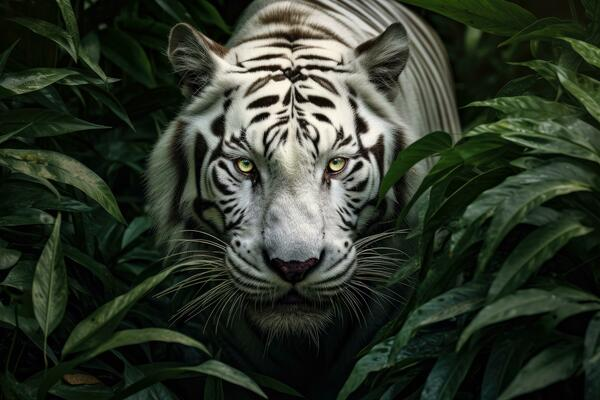
#> input picture animal.jpeg, 600 x 400 px
$ python Haris_CP.py
#> lines starting #> are read from the running program, lines starting #| are printed output that depends on the picture; after the words box and inside, x2 and y2 are one past the last pixel; in counts of white or black regions, pixels touching at a corner belong together
import cv2 as cv
import numpy as np
import matplotlib.pyplot as plt

# Load the image
img = cv.imread('animal.jpeg')
#> img is the input picture: shape (400, 600, 3); mean B, G, R 42.5, 55, 47
if img is None:
    raise ValueError("Image not found or unable to load")

# Convert to grayscale
gray_img = cv.cvtColor(img, cv.COLOR_BGR2GRAY)
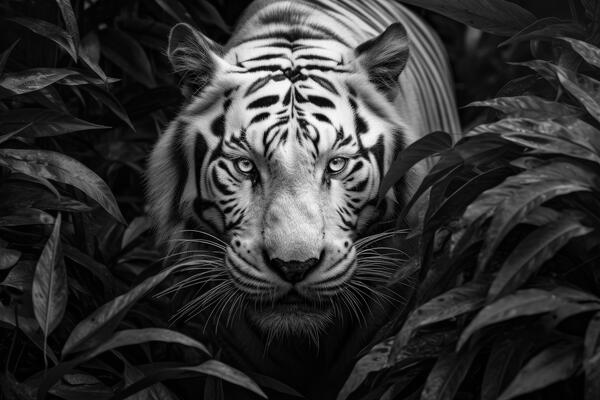
#> gray_img: shape (400, 600); min 0, max 253, mean 51.2
gray_img = np.float32(gray_img)

# Apply the Harris corner detector
dst = cv.cornerHarris(gray_img, blockSize=2, ksize=3, k=0.04)
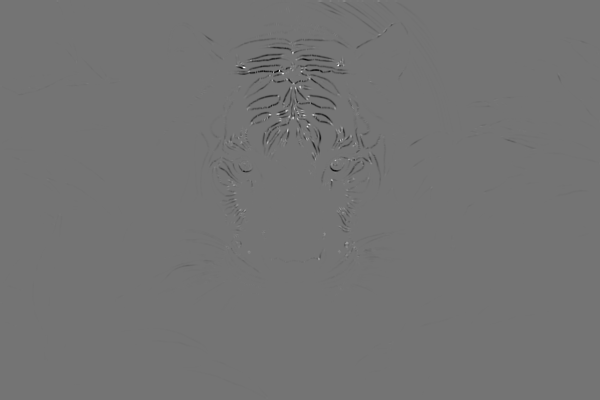
#> dst: shape (400, 600) float32; min -35068904, max 41764332, mean -137613.5; drawn with min black and max white

# Dilate the result to mark the corners
dst = cv.dilate(dst, None)
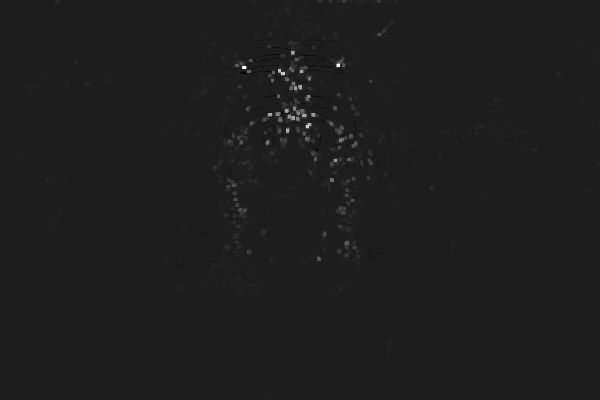
#> dst: shape (400, 600) float32; min -5468455, max 41764332, mean 122318.9; drawn with min black and max white

# Threshold to mark the corners in the original image
img[dst > 0.01 * dst.max()] = [0, 0, 255]
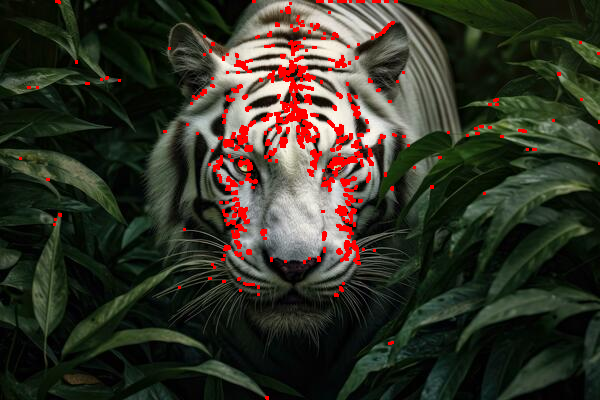
#> img: shape (400, 600, 3); 3.55% of pixels changed, all inside (x1, y1, x2, y2) = (19, 0, 600, 400)

# Display the results
plt.figure(figsize=(10, 5))

plt.subplot(1, 2, 1)
plt.title('Original Image')
plt.imshow(cv.cvtColor(cv.imread('animal.jpeg'), cv.COLOR_BGR2RGB))
plt.axis('off')

plt.subplot(1, 2, 2)
plt.title('Harris Corner Detection')
plt.imshow(cv.cvtColor(img, cv.COLOR_BGR2RGB))
plt.axis('off')

plt.tight_layout()
plt.show()
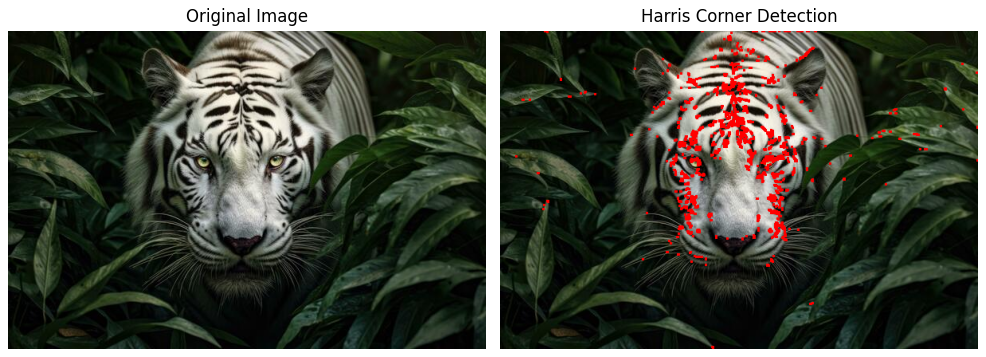
#> figure drawn by matplotlib, 2 panels
